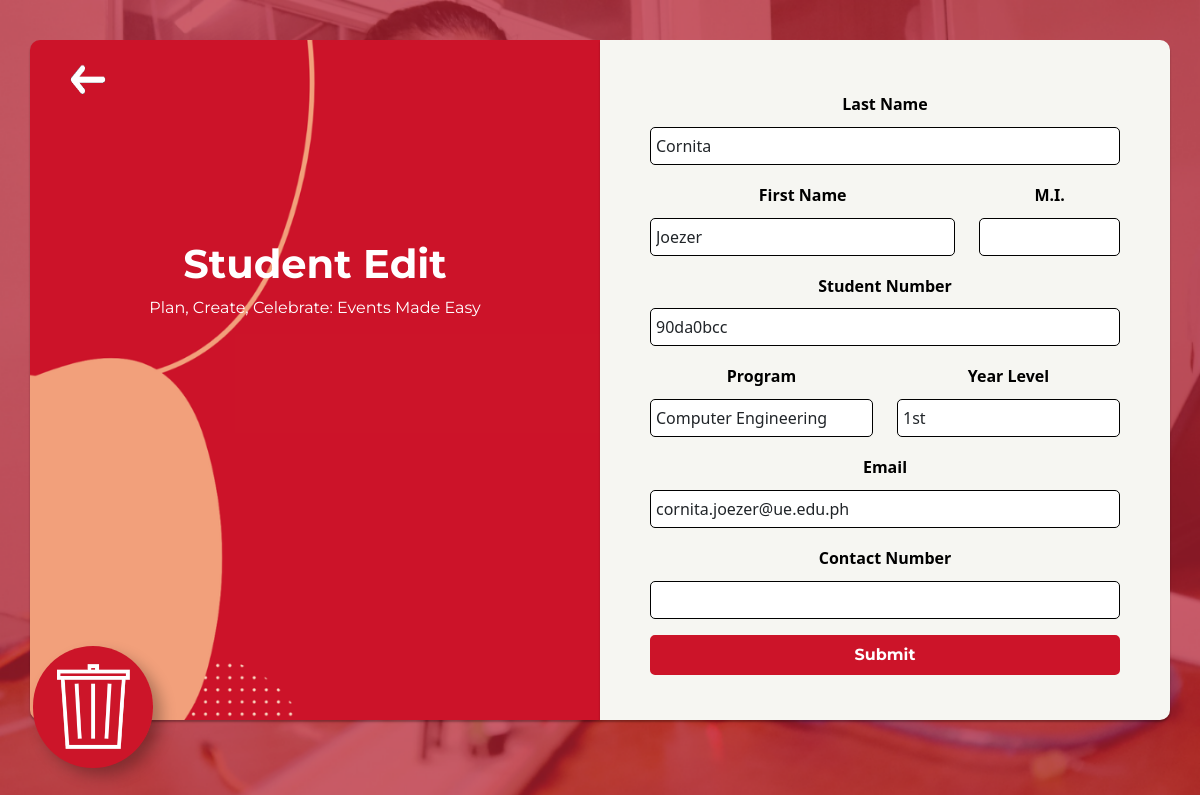
The app's page /event_manager/Student_Registration/edit.php?id=20230108426 with its own data.
### tables this page shows
CREATE TABLE `student_info` (
  `id` text NOT NULL,
  `first_name` varchar(20) NOT NULL,
  `last_name` varchar(20) NOT NULL,
  `middle_initial` varchar(10) NOT NULL,
  `student_number` text NOT NULL,
  `program` varchar(255) NOT NULL,
  `current_year` varchar(5) NOT NULL,
  `ue_email` text NOT NULL,
  `contact_number` text NOT NULL
);

### event_manager/Student_Registration/edit.php (the view, shortened to what this page needs)
<?php
require_once "../config.php";
$first_name_err = "";
$last_name_err = "";
$student_number_err = "";
$program_err = "";
$current_year_err = "";
$ue_email_err = "";
$contact_number_err = "";
?>
<!DOCTYPE html>
<html lang="en">
<head>
    <link rel="stylesheet" href="https://stackpath.bootstrapcdn.com/bootstrap/4.5.2/css/bootstrap.min.css">
    <link rel="stylesheet" href="https://maxcdn.bootstrapcdn.com/font-awesome/4.7.0/css/font-awesome.min.css">
    <link href="https://cdn.jsdelivr.net/npm/bootstrap@5.0.2/dist/css/bootstrap.min.css" rel="stylesheet">
<body>
  <div class="container no-gutters">
    <div class="col-md-6 no-gutters">
      <div class="left-box">
        <a href="index.php"><img src="./img/back.png" style="position: absolute; top: 8px; left: 16px; width:50px;height: 50px;"></a>
        <div class="left">
          <h1>Student Edit</h1>
          <p>Plan, Create, Celebrate: Events Made Easy</p>
        </div>
      </div>
    </div>
    <div class="col-md-6 no-gutters">
      <div class="right-box">
        <div class="right">
        <form action="<?php echo htmlspecialchars($_SERVER["PHP_SELF"]); ?>" method="post">
                <div class="form-group">
                    <div class="form-group">
                                <label>Last Name</label><br>
                                <?php
                                $id = $_GET['id'];
                                $sql = "SELECT * FROM student_info WHERE id = $id";
                                $result = $mysqli->query($sql);
                                $result = $result->fetch_array();
                                $placeholder = $result['last_name'];
                                $is_invalid = (!empty($last_name_err)) ? "is-invalid" : "";
                                echo '<input type="text" name="last_name" class="form-control'.$is_invalid.'" value="'.$placeholder.'">';
                            ?>
                    </div>
                    <div class="form-group">
                        <div class="row">
                            <div class="col-md-8">
                                <label>First Name</label><br>
                                <?php
                                $id = $_GET['id'];
                                $sql = "SELECT * FROM student_info WHERE id = $id";
                                $result = $mysqli->query($sql);
                                $result = $result->fetch_array();
                                $placeholder = $result['first_name'];
                                $is_invalid = (!empty($first_name_err)) ? "is-invalid" : "";
                                echo '<input type="text" name="first_name" class="form-control'.$is_invalid.'" value="'.$placeholder.'">';
                            ?>
                            </div>
                            <div class="col-md-4">
                                <label>M.I.</label><br>
                                <?php
                                $id = $_GET['id'];
                                $sql = "SELECT * FROM student_info WHERE id = $id";
                                $result = $mysqli->query($sql);
                                $result = $result->fetch_array();
                                $placeholder = $result['middle_initial'];
                                echo '<input type="text" name="middle_initial" class="form-control" value="'.$placeholder.'">';
                            ?>
                            </div>
                        </div>
                    </div>
                    <div class="form-group">
                        <label>Student Number</label><br>
                        <?php
                                $id = $_GET['id'];
                                $sql = "SELECT * FROM student_info WHERE id = $id";
                                $result = $mysqli->query($sql);
                                $result = $result->fetch_array();
                                $placeholder = $result['student_number'];
                                $is_invalid = (!empty($student_number_err)) ? "is-invalid" : "";
                                echo '<input type="text" name="student_number" class="form-control'.$is_invalid.'" value="'.$placeholder.'">';
                            ?>
                    </div>
                    <div class="form-group">
                        <div class="row">
                            <div class="col">
                              <label>Program</label>
                              <?php
                                $id = $_GET['id'];
                                $sql = "SELECT * FROM student_info WHERE id = $id";
                                $result = $mysqli->query($sql);
                                $result = $result->fetch_array();
                                $placeholder = $result['program'];
                                $is_invalid = (!empty($program_err)) ? "is-invalid" : "";
                                echo '<select type ="text" name = "program" class="form-control'.$is_invalid.'" value"'.$placeholder.'"
                                <option value="">Select program</option>
                                <option value="CpE">Computer Engineering</option>
                                <option value="ECE">Electrical Engineering</option>
                                <option value="CE">Civil Engineering</option>
                                <option value="ME">Mechanical Engineering</option>
                                <option value="EE">Electronic Engineering</option>
                                    </select>';
                            ?>
                            </div>
                            <div class="col">
                            <label>Year Level</label>
                            <?php
                                $id = $_GET['id'];
                                $sql = "SELECT * FROM student_info WHERE id = $id";
                                $result = $mysqli->query($sql);
                                $result = $result->fetch_array();
                                $placeholder = $result['current_year'];
                                $is_invalid = (!empty($current_year_err)) ? "is-invalid" : "";
                                echo '<select type ="text" name="current_year" class="form-control'.$is_invalid.'" value"'.$placeholder.'"
                                <option value="">Current Year</option>
                                <option value="1st">1st</option>
                                <option value="2nd">2nd</option>
                                <option value="3rd">3rd</option>
                                <option value="4th">4th</option>
                                    </select>';
                            ?>
                            </div>
                        </div>
                    </div>
                    <div class="form-group">
                        <label>Email</label><br>
                        <?php
                                $id = $_GET['id'];
                                $sql = "SELECT * FROM student_info WHERE id = $id";
                                $result = $mysqli->query($sql);
                                $result = $result->fetch_array();
                                $placeholder = $result['ue_email'];
                                $is_invalid = (!empty($ue_email_err)) ? "is-invalid" : "";
                                echo '<input type="email" name="ue_email" class="form-control'.$is_invalid.'" value="'.$placeholder.'">';
                            ?>
                    </div>
                    <div class="form-group">
                            <label>Contact Number</label>
                            <?php
                                $id = $_GET['id'];
                                $sql = "SELECT * FROM student_info WHERE id = $id";
                                $result = $mysqli->query($sql);
                                $result = $result->fetch_array();
                                $placeholder = $result['contact_number'];
                                $is_invalid = (!empty($contact_number_err)) ? "is-invalid" : "";
                                echo '<input type="number" name="contact_number" class="form-control'.$is_invalid.'" value="'.$placeholder.'">';
                            ?>
                        </div>
                        </div>
                        <input type="submit"  style="background-color: #CC1429; border: #CC1429 solid;" class="btn btn-primary" value="Submit">
                    </form>
                    <footer class="footer mt-auto py-3 fixed-bottom">
                      <div class="rounded-circle del d-flex justify-content-center align-items-center">
                      <a href="#" data-toggle="modal" data-target="#Delete"><img src="./img/delete.png" class="center"></a>
                    </footer>
                </div>
            </div>
        </div>
    </div>
</body>
</html>

### event_manager/Student_Registration/edit.php (style rules this page uses)
body { background-image: url("./img/bg2.png"); background-size: cover; }
.container { display: flex; margin: auto; padding: 40px 0; }
.left-box { width: 100%; box-shadow: 0px 2px 2px rgba(0, 0, 0, 0.3); border-radius: 10px 0px 0px 10px; height: 100%; background-size:cover ; background-image:url('./img/bg.png'); justify-content: center; align-items: center; max-height: 85vh; max-width: 85vw; }
.left { text-align: center; padding: 200px 0; }
.left h1,p { font-family: myFirstFont; color: white; }
.left-box a { position: absolute; top: 8px; left: 16px; width:50px; height: 50px; }
.left h1 { font-weight:bold; }
.right-box { width: 100%; height: 100%; box-shadow: 0px 2px 2px rgba(0, 0, 0, 0.3); border-radius: 0px 10px 10px 0px; background: rgba(246, 246, 242, 1); justify-content: center; align-items: center; margin: 0; max-height: 85vh; max-width: 85vw; overflow: scroll; }
.right { padding: 50px; line-height: 1.8; margin: 0 auto; text-align: center; }
.right label { font-weight: bold; }
.right input, .right select, .right textarea { width: 100%; padding:5px; padding-left:5px; border-radius: 5px; border: 1px solid black }
.right form { color: black; border-radius: 3px; margin-bottom: 15px; background: rgba(246, 246, 242, 1); width: 100%; line-height: 1.8; }
.right .btn { background-color: #013365; border: #013365 solid; font-family: myFirstFont; font-weight: bold; outline: none !important; }
.rounded-circle { height: 10vw; width: 10vw; position: absolute; bottom:33px; box-shadow: 8px 8px 15px rgba(0,0,0,0.3) }
.center { border-radius:100px; width:100%; height:100%; }
.del { left:33px; }

### records on screen
student_info: last_name "Cornita", first_name "Joezer", student_number "90da0bcc", program "Computer Engineering", current_year "1st", ue_email "cornita.joezer@ue.edu.ph"
